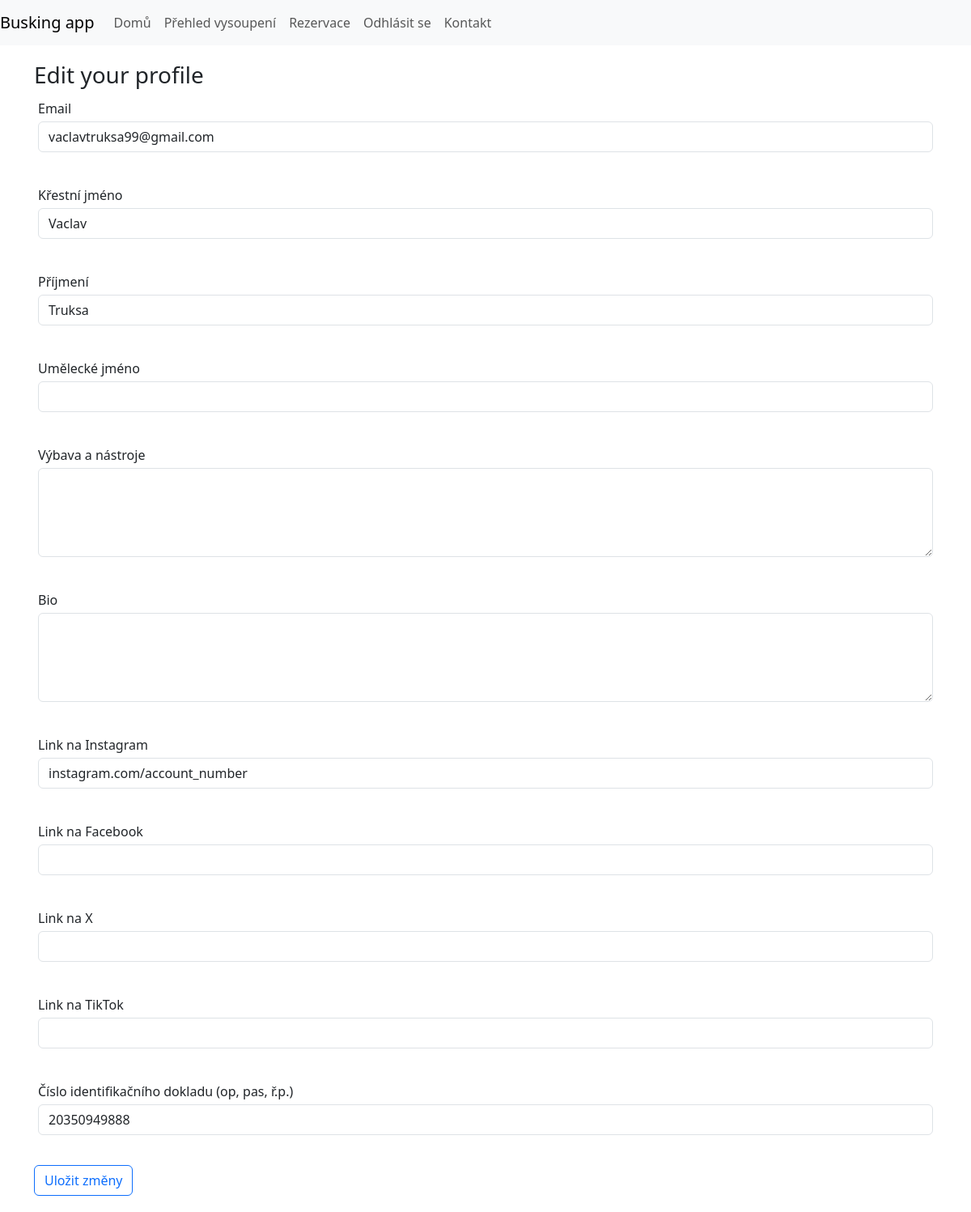
The page /user-edit/ (signed in) on the database as committed earlier.
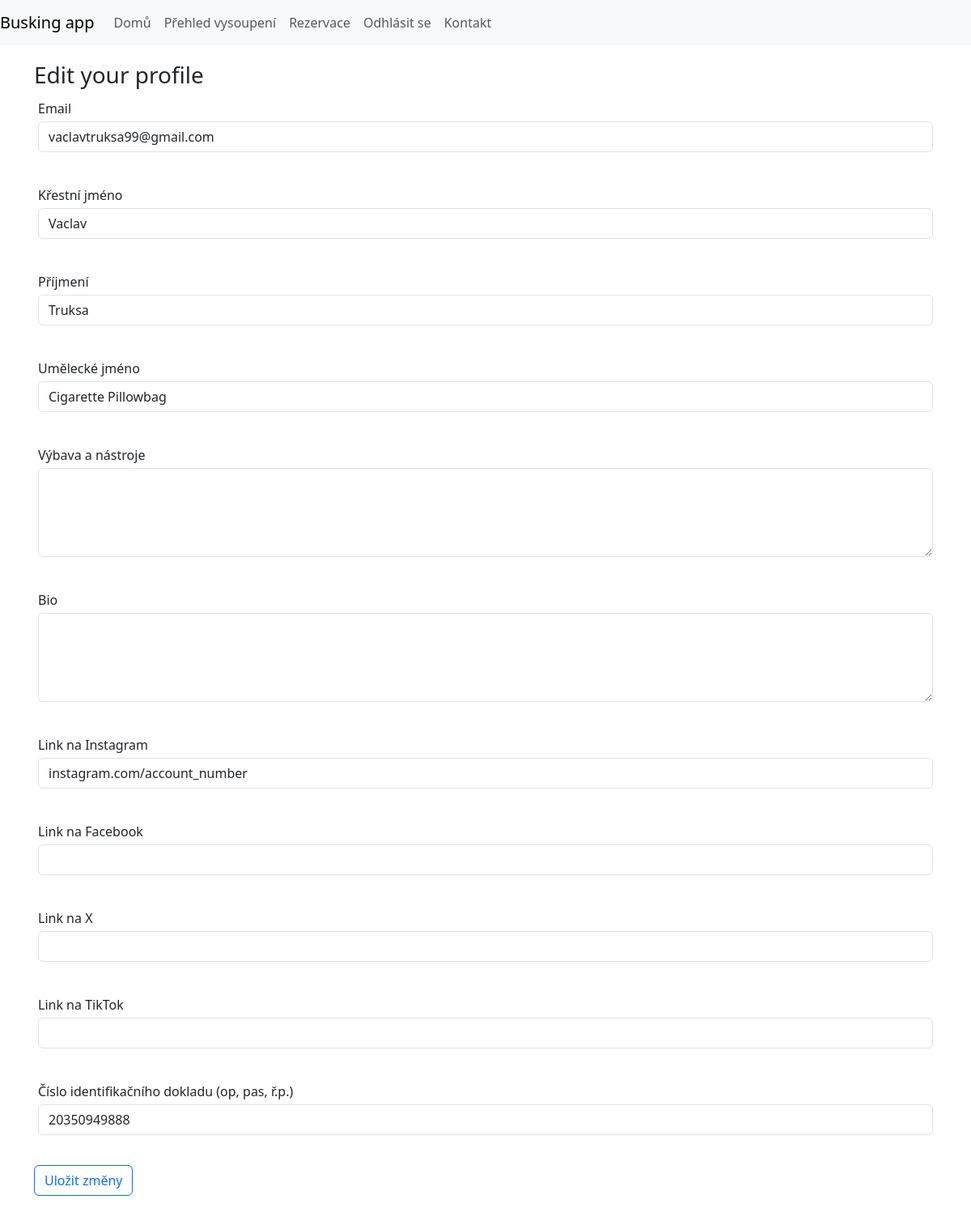
The same page on the database as committed later.
### main/models.py (models this page shows, shortened)
class UserProfile(models.Model):
    user = models.OneToOneField(to=User, on_delete=models.CASCADE)
    art_name = models.CharField(max_length=128, null=True)
    gear = models.TextField(null=True)
    bio = models.TextField(null=True)
    link_ig = models.CharField(max_length=128, null=True)
    link_fb = models.CharField(max_length=128, null=True)
    link_x = models.CharField(max_length=128, null=True)
    link_tt = models.CharField(max_length=128, null=True)
    id_number = models.TextField(null=False, default=-1)

### main/views.py (the view, shortened to what this page needs)
# urls.py: path("user-edit/", userEdit, name="user-edit"),
def userEdit(request):
    if not request.user.is_authenticated:
        messages.error(request, 'You have to be logged in to edit your profile')
        return redirect('login')
    form1 = UserEditForm(instance=request.user)
    form2 = UserProfileForm(instance=UserProfile.objects.get(user=request.user))
    context = {
        'form1': form1,
        'form2': form2
    }
    return render(request, 'user_edit.html', context)

### main/forms.py
class UserEditForm(forms.ModelForm):
    email = forms.EmailField(required=True, label="Email")
    first_name = forms.CharField(max_length=50, required=True, label="Křestní jméno")
    last_name = forms.CharField(max_length=50, required=True, label="Příjmení")
    class Meta:
        model = User
        fields = ['email', 'first_name', 'last_name']

### templates/user_edit.html (shortened to what this page needs)
{% include '_base.html' %}
{% load custom_tags %}
{% block content %}
    <div class="container">
        <h3>Edit your profile</h3>
        <form method="post" action="" id="user-edit-form">
            {{form1|render_bs5}}
            {{form2|render_bs5}}
            <button class="btn btn-outline-primary">Uložit změny</button>
        </form>
    </div>
{% endblock %}

Rows that differ between the two databases and show on the page:
changed UserProfile "instagram.com/account_number": art_name (not shown) → "Cigarette Pillowbag"
